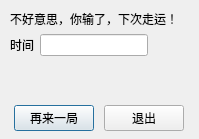
<?xml version="1.0" encoding="UTF-8"?>
<ui version="4.0">
 <class>finishDialog</class>
 <widget class="QDialog" name="finishDialog">
  <property name="geometry">
   <rect>
    <x>0</x>
    <y>0</y>
    <width>199</width>
    <height>139</height>
   </rect>
  </property>
  <property name="windowTitle">
   <string>Dialog</string>
  </property>
  <widget class="QWidget" name="verticalLayoutWidget">
   <property name="geometry">
    <rect>
     <x>10</x>
     <y>10</y>
     <width>178</width>
     <height>121</height>
    </rect>
   </property>
   <layout class="QVBoxLayout" name="verticalLayout">
    <item>
     <widget class="QLabel" name="label">
      <property name="text">
       <string>不好意思，你输了，下次走运！</string>
      </property>
     </widget>
    </item>
    <item>
     <layout class="QHBoxLayout" name="horizontalLayout_2">
      <item>
       <widget class="QLabel" name="label_2">
        <property name="text">
         <string>时间</string>
        </property>
       </widget>
      </item>
      <item>
       <widget class="QLineEdit" name="lineEdit"/>
      </item>
      <item>
       <spacer name="horizontalSpacer">
        <property name="orientation">
         <enum>Qt::Horizontal</enum>
        </property>
        <property name="sizeHint" stdset="0">
         <size>
          <width>40</width>
          <height>20</height>
         </size>
        </property>
       </spacer>
      </item>
     </layout>
    </item>
    <item>
     <spacer name="verticalSpacer">
      <property name="orientation">
       <enum>Qt::Vertical</enum>
      </property>
      <property name="sizeHint" stdset="0">
       <size>
        <width>20</width>
        <height>40</height>
       </size>
      </property>
     </spacer>
    </item>
    <item>
     <layout class="QHBoxLayout" name="horizontalLayout_3">
      <item>
       <spacer name="horizontalSpacer_3">
        <property name="orientation">
         <enum>Qt::Horizontal</enum>
        </property>
        <property name="sizeHint" stdset="0">
         <size>
          <width>40</width>
          <height>20</height>
         </size>
        </property>
       </spacer>
      </item>
      <item>
       <widget class="QPushButton" name="pushButton_again">
        <property name="text">
         <string>再来一局</string>
        </property>
       </widget>
      </item>
      <item>
       <spacer name="horizontalSpacer_2">
        <property name="orientation">
         <enum>Qt::Horizontal</enum>
        </property>
        <property name="sizeHint" stdset="0">
         <size>
          <width>40</width>
          <height>20</height>
         </size>
        </property>
       </spacer>
      </item>
      <item>
       <widget class="QPushButton" name="pushButton_exit">
        <property name="text">
         <string>退出</string>
        </property>
       </widget>
      </item>
      <item>
       <spacer name="horizontalSpacer_4">
        <property name="orientation">
         <enum>Qt::Horizontal</enum>
        </property>
        <property name="sizeHint" stdset="0">
         <size>
          <width>40</width>
          <height>20</height>
         </size>
        </property>
       </spacer>
      </item>
     </layout>
    </item>
   </layout>
  </widget>
 </widget>
 <resources/>
 <connections/>
</ui>
